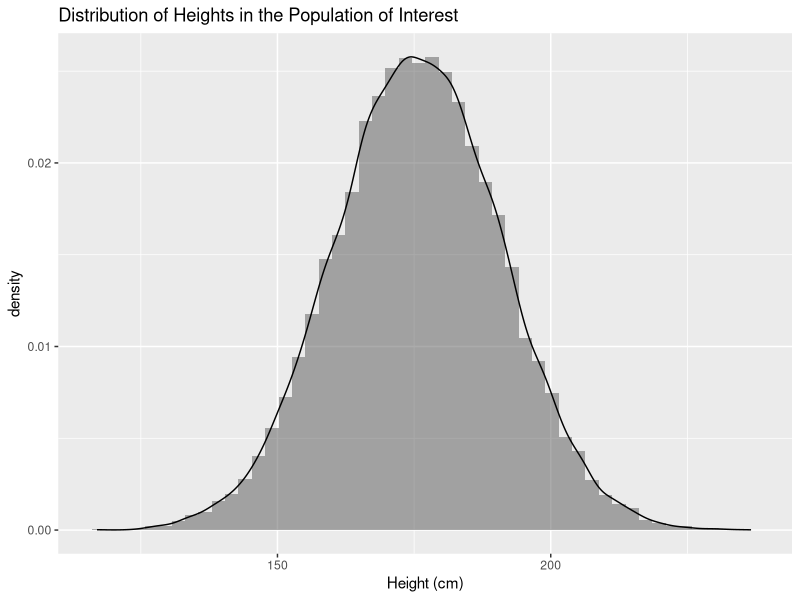
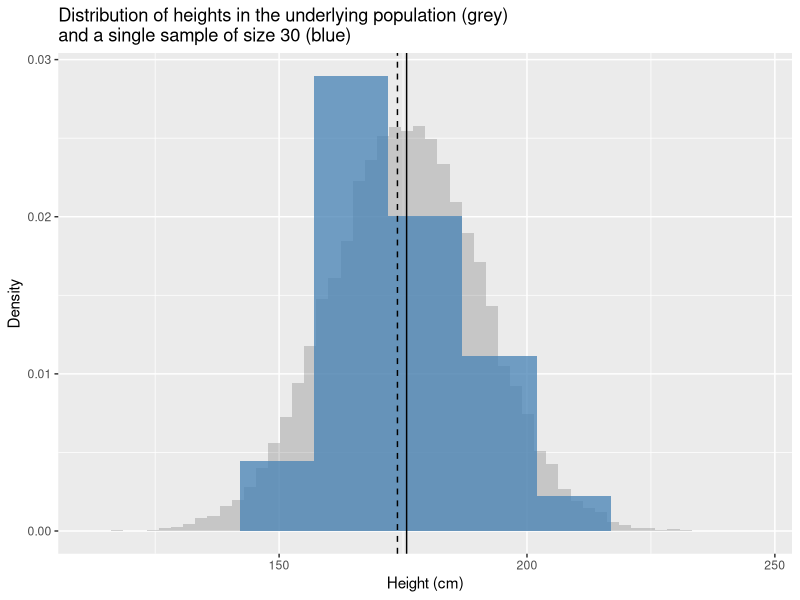
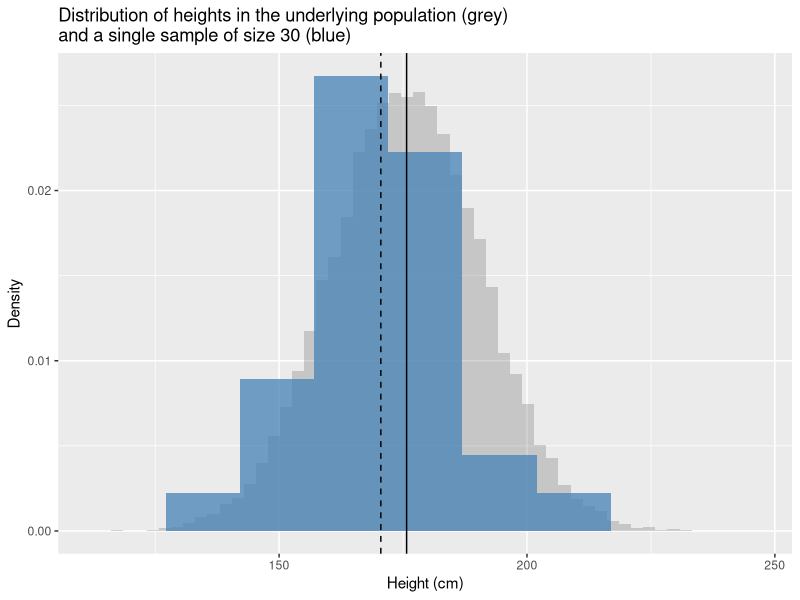
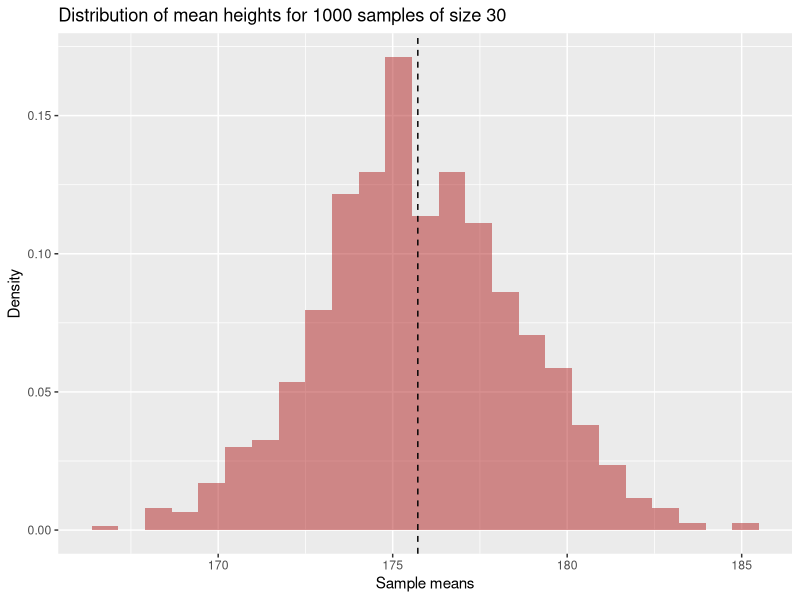
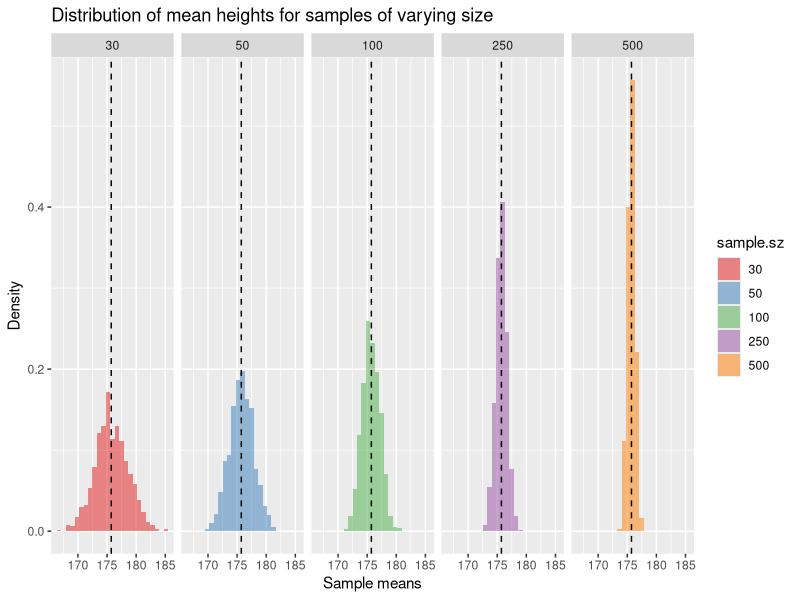
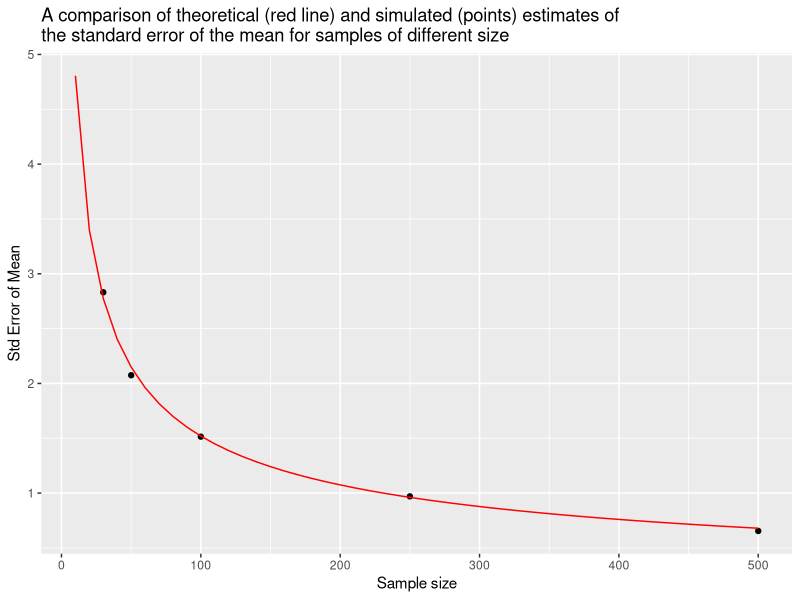
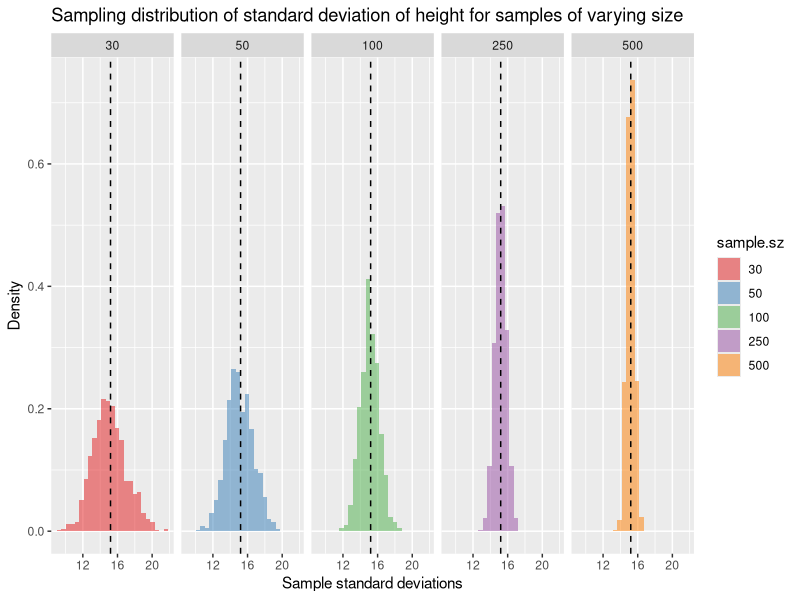
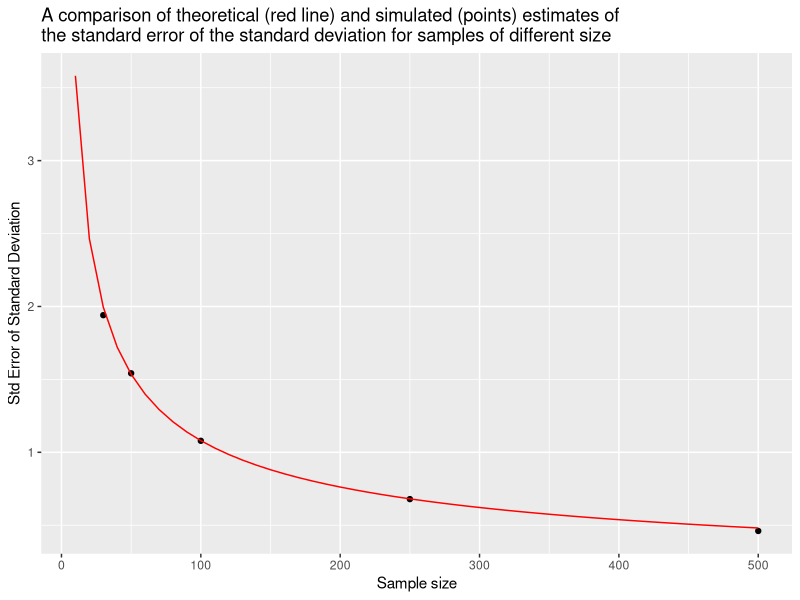

These charts were generated, in order, by the following R code:
## ---- chunk 1
library(tidyverse)
library(magrittr)
library(stringr)
## ---- chunk 2
# make our simulation repeatable by seeding RNG
set.seed(20180321)
## ---- chunk 3
# male mean height and sd in centimeters from USDHHS report
mean.ht <- 175.7
sd.ht <- 15.19

height.data <- data_frame(height = rnorm(25000, mean = mean.ht, sd = sd.ht))
## ---- chunk 4
ggplot(height.data, aes(x = height)) +
  geom_histogram(aes(y = ..density..), bins=50, alpha=0.5) + 
  geom_density() +
  labs(x = "Height (cm)", title = "Distribution of Heights in the Population of Interest")
## ---- chunk 5
true.values <- 
  height.data %>% 
  summarize(mean.height = mean(height), 
            sd.height = sd(height))

true.values
## ---- chunk 6
sample.a <-
  height.data %>%
  sample_n(30)
## ---- chunk 7
sample.a %>%
  ggplot(aes(x = height)) + 
  geom_histogram(data=height.data, aes(x = height, y = ..density..), alpha=0.25, bins=50) + 
  geom_histogram(aes(y = ..density..), fill = 'steelblue', alpha=0.75, bins=9) + 
  geom_vline(xintercept = true.values$mean.height, linetype = "solid") + 
  geom_vline(xintercept = mean(sample.a$height), linetype = "dashed") + 
  labs(x = "Height (cm)", y = "Density", 
       title = "Distribution of heights in the underlying population (grey)\nand a single sample of size 30 (blue)")
## ---- chunk 8
sample.a %>% 
  summarize(sample.mean = mean(height), 
            sample.sd = sd(height))
## ---- chunk 9
sample.b <-
  height.data %>%
  sample_n(30)

ggplot(sample.b, aes(x = height)) + 
  geom_histogram(data=height.data, aes(x = height, y = ..density..), alpha=0.25, bins=50) + 
  geom_histogram(aes(y = ..density..), fill = 'steelblue', alpha=0.75, bins=9) +
  geom_vline(xintercept = true.values$mean.height, linetype = "solid") + 
  geom_vline(xintercept = mean(sample.b$height), linetype = "dashed")  +
  labs(x = "Height (cm)", y = "Density", 
       title = "Distribution of heights in the underlying population (grey)\nand a single sample of size 30 (blue)")  
## ---- chunk 10
sample.b %>% 
  summarize(sample.mean = mean(height), 
            sample.sd = sd(height))
## ---- chunk 11
rsample.stats <- function(x, n, var.name) {
  sample_x <- sample_n(x, n)
  data_frame(sample.size = n, 
             sample.mean = mean(sample_x[[var.name]]), 
             sample.sd = sd(sample_x[[var.name]]))
}
## ---- chunk 12
rsample.stats(height.data, 30, "height")
## ---- chunk 13
df.samples.of.30 <-
  rerun(1000,  rsample.stats(height.data, 30, "height")) %>%
  bind_rows()
## ---- chunk 14
df.samples.of.30
## ---- chunk 15
ggplot(df.samples.of.30, aes(x = sample.mean, y = ..density..)) +
  geom_histogram(bins=25, fill = 'firebrick', alpha=0.5) + 
  geom_vline(xintercept = true.values$mean.height, linetype = "dashed") + 
  labs(x = "Sample means", y  = "Density",
       title = "Distribution of mean heights for 1000 samples of size 30")

## ---- chunk 16
df.samples.of.30 %>%
  summarize(mean.of.means = mean(sample.mean),
            sd.of.means = sd(sample.mean),
            min.of.means = min(sample.mean),
            max.of.means = max(sample.mean))

## ---- chunk 17
df.samples.of.50 <-
  rerun(1000,  height.data %>% rsample.stats(50, "height")) %>%
  bind_rows()

df.samples.of.100 <-
  rerun(1000,  height.data %>% rsample.stats(100, "height")) %>%
  bind_rows()

df.samples.of.250 <-
  rerun(1000,  height.data %>% rsample.stats(250, "height")) %>%
  bind_rows()

df.samples.of.500 <-
  rerun(1000,  height.data %>% rsample.stats(500, "height")) %>%
  bind_rows()
## ---- chunk 18
df.combined <- 
  bind_rows(df.samples.of.30,
            df.samples.of.50,
            df.samples.of.100,
            df.samples.of.250,
            df.samples.of.500) %>%
  # create a factor version of sample size to facilitate plotting
  mutate(sample.sz = as.factor(sample.size))
## ---- chunk 19
ggplot(df.combined, aes(x = sample.mean, y = ..density.., fill = sample.sz)) + 
  geom_histogram(bins=25, alpha=0.5) + 
  geom_vline(xintercept = true.values$mean.height, linetype = "dashed")  +
  facet_wrap(~ sample.sz, nrow = 1) + 
  scale_fill_brewer(palette="Set1") + # change color palette
  labs(x = "Sample means", y  = "Density",
       title = "Distribution of mean heights for samples of varying size")  
## ---- chunk 20
sampling.distn.mean.table <-
  df.combined %>%
  group_by(sample.size) %>%
  summarize(mean.of.means = mean(sample.mean),
            sd.of.means = sd(sample.mean),
            min.of.means = min(sample.mean),
            max.of.means = max(sample.mean))

sampling.distn.mean.table
## ---- chunk 21
se.mean.theory <- sapply(seq(10,500,10), 
                         function(n){ true.values$sd.height/sqrt(n) })

df.se.mean.theory <- data_frame(sample.size = seq(10,500,10),
                                std.error = se.mean.theory)

ggplot(sampling.distn.mean.table, aes(x = sample.size, y = sd.of.means)) +
   # plot standard errors of mean based on our simulations
  geom_point() +  
  # plot standard errors of the mean based on theory
  geom_line(aes(x = sample.size, y = std.error), data = df.se.mean.theory, color="red") +
  labs(x = "Sample size", y = "Std Error of Mean",
       title = "A comparison of theoretical (red line) and simulated (points) estimates of\nthe standard error of the mean for samples of different size")
## ---- chunk 22
ggplot(df.combined, aes(x = sample.sd, y = ..density.., fill = sample.sz)) + 
  geom_histogram(bins=25, alpha=0.5) + 
  geom_vline(xintercept = true.values$sd.height, linetype = "dashed")  +
  facet_wrap(~ sample.sz, nrow = 1) + 
  scale_fill_brewer(palette="Set1") +
  labs(x = "Sample standard deviations", y  = "Density",
       title = "Sampling distribution of standard deviation of height for samples of varying size")  
## ---- chunk 23
sampling.distn.sd.table <-
  df.combined %>%
  group_by(sample.size) %>%
  summarize(mean.of.sds = mean(sample.sd),
            sd.of.sds = sd(sample.sd),
            min.of.sds = min(sample.sd),
            max.of.sds = max(sample.sd))

sampling.distn.sd.table
## ---- chunk 24
se.sd.theory <- sapply(seq(10, 500, 10), 
                       function(n){ true.values$sd.height/sqrt(2*(n-1))})

df.se.sd.theory <- data_frame(sample.size = seq(10,500,10), 
                              std.error = se.sd.theory)

ggplot(sampling.distn.sd.table, aes(x = sample.size, y = sd.of.sds)) +
   # plot standard errors of mean based on our simulations
  geom_point() +  
  # plot standard errors of the mean based on theory
  geom_line(aes(x = sample.size, y = std.error), data = df.se.sd.theory, color="red") +
  labs(x = "Sample size", y = "Std Error of Standard Deviation",
       title = "A comparison of theoretical (red line) and simulated (points) estimates of\nthe standard error of the standard deviation for samples of different size")
## ---- chunk 25
# we'll use the same mean and sd we've been using previously
mu = mean.ht
sigma = sd.ht

# list of sample sizes we'll generate
ssizes <- c(2, 3, 4, 5, 7, 10, 20, 30)

# number of simulations to carry out *for each sample size*
nsims <- 2500

df.combined.small <- data_frame(sample.size = double(), 
                          sample.mean = double(), 
                          sample.sd = double(),
                          estimated.SE = double(), 
                          sample.zscore = double())

for (i in ssizes) {
  # create empty vectors to hold simulation stats (for efficiency)
  s.means <- rep(NA, nsims)
  s.sds <- rep(NA, nsims)
  s.SEs <- rep(NA, nsims)
  s.zscores <- rep(NA, nsims)
  
  for (j in 1:nsims) {
    s <- rnorm(i, mean = mu, sd = sigma)  # draw random sample
    s.means[j] <- mean(s) # calculate mean of that sample
    s.sds[j] <- sd(s) # calculate sd of that sample
    SE <- sd(s)/sqrt(i)  # cacluate estimated SE of that sample
    s.SEs[j] <- SE
    s.zscores[j] <- (mean(s) - mu)/SE
  }
  df <- data.frame(sample.size = i, sample.mean = s.means, sample.sd = s.sds, 
                   estimated.SE = s.SEs, sample.zscore = s.zscores)
  
  df.combined.small <- bind_rows(df.combined.small, df)
}

df.combined.small %<>%
  mutate(sample.sz = as.factor(sample.size))
## ---- chunk 26
by.sample.size <-
  df.combined.small %>%
  group_by(sample.size) %>%
  summarize(mean.of.means = mean(sample.mean),
            mean.of.sds = mean(sample.sd))

by.sample.size
## ---- chunk 27
ggplot(by.sample.size, aes(x = sample.size, y = mean.of.sds)) +
  geom_point(color = 'red') +
  geom_line(color = 'red') +
  geom_hline(yintercept = sigma, color = 'black', linetype='dashed') +
  labs(x = "Sample Size", y = "Mean of Sampling Distn of Std Dev")

## ---- chunk 28
filtered.df <- 
  df.combined.small %>%
  filter(sample.size %in% c(3, 5, 30))

ggplot(filtered.df, aes(x = sample.sd, y = ..density.., fill = sample.sz)) + 
  geom_histogram(bins=50, alpha=0.65) +
  facet_wrap(~sample.size, nrow = 1) +
  geom_vline(xintercept = sigma, linetype = 'dashed') +
  labs(x = "Std Deviations", y = "Density",
       title = "Sampling distributions of the standard deviation\nAs a function of sample size")
  
## ---- chunk 29
x <- seq(-6, 6, length.out = 200)
n <- c(5, 10, 30) # sample sizes

distns.df <- data_frame(sample.size = double(), z.or.t = double(),
                        norm.density = double(), t.density = double())
for (i in n) {
  norm.density <- dnorm(x, mean = 0, sd = 1)
  t.density <- dt(x, df = i - 1)
  df.temp <- data_frame(sample.size = i, z.or.t = x,
                        norm.density = norm.density, t.density  = t.density)
  distns.df <- bind_rows(distns.df, df.temp)
}

distns.df %<>% mutate(df = as.factor(sample.size - 1))
  
ggplot(distns.df, aes(x = z.or.t, y = t.density, color = df)) + 
  geom_line() +
  geom_line(aes(y = norm.density), color='black', linetype="dotted") + 
  labs(x = "z or t value", y = "Probablity density",
       title = "Standard normal distribution (black dotted line)\nversus t-distributions for different degrees of freedom")
  
